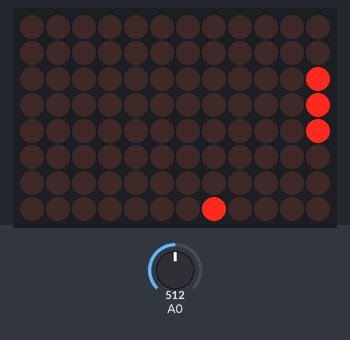
A sketch run on a simulated Arduino Uno R4 WiFi. Parts: 12×8 LED matrix. The inputs (shaded band) are chosen by the test bench; at power-on: A0 = 512.

Above: at 1.2 s.
1.3 s: A0 set to 802
At 1.65 s:
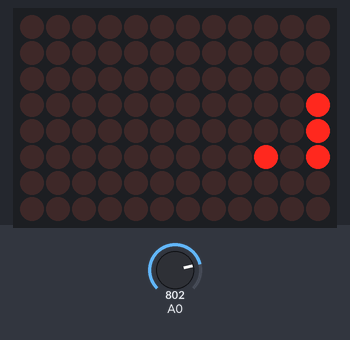
3.3 s: A0 set to 823
At 3.65 s:
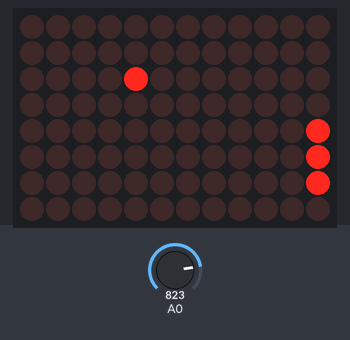
5.8 s: A0 set to 716
At 6.18 s:
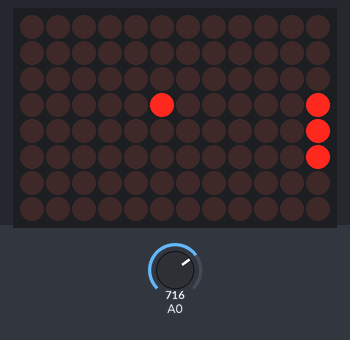
8.6 s: A0 set to 900
At 8.9 s:
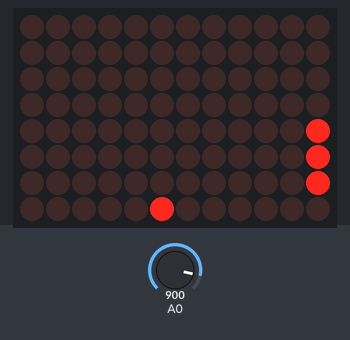
11.5 s: A0 set to 306
At 13.5 s:
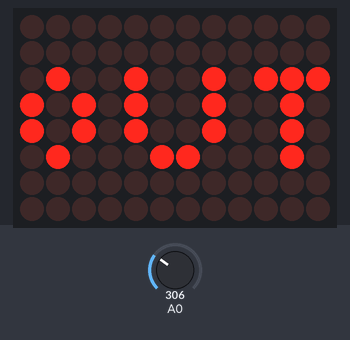
14.1 s: A0 set to 122
At 15.1 s:
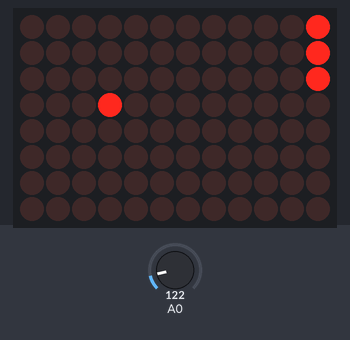

Measured:
- the behaviour switches between 815 and 816 on A0 (found by bisection; images 1 and 2)
- after the input at 1.3 s, the display: first differs from a run without the input after 0.21 s (image 1)
- after the input at 3.3 s, the display: changes after 0.21 s (image 2)
- after the input at 5.8 s, the display: changes after 0.25 s (image 3)
- after the input at 8.6 s, the display: changes after 0.18 s (image 4)
- after the input at 11.5 s, the display: first changes after 0.15 s (image 5 shows a later state)
- after the input at 14.1 s, the display: changes after 0.86 s (image 6)

The sketch:

build_in_led_matrix2.ino
```cpp
/**********************************************************************
  Filename    : LED_Matrix_Bounce_Game
  Description : LED Matrix Bounce Game
  Author      : www.freenove.com
  Modification: 2024/08/05
**********************************************************************/

#include "Arduino_LED_Matrix.h"

ArduinoLEDMatrix matrix;

void setup() {
  Serial.begin(115200);
  matrix.begin();
}

uint8_t frame[8][12] = {
  { 0, 0, 0, 0, 0, 0, 0, 0, 0, 0, 0, 0 },
  { 0, 0, 0, 0, 0, 0, 0, 0, 0, 0, 0, 0 },
  { 0, 0, 0, 0, 0, 0, 0, 0, 0, 0, 0, 0 },
  { 0, 0, 0, 0, 0, 0, 0, 0, 0, 0, 0, 0 },
  { 0, 0, 0, 0, 0, 0, 0, 0, 0, 0, 0, 0 },
  { 0, 0, 0, 0, 0, 0, 0, 0, 0, 0, 0, 0 },
  { 0, 0, 0, 0, 0, 0, 0, 0, 0, 0, 0, 0 },
  { 0, 0, 0, 0, 0, 0, 0, 0, 0, 0, 0, 0 }
};

uint8_t gameOverFrame[8][12] = {
  { 0, 0, 0, 0, 0, 0, 0, 0, 0, 0, 0, 0 },
  { 0, 0, 0, 0, 0, 0, 0, 0, 0, 0, 0, 0 },
  { 0, 1, 0, 0, 1, 0, 0, 1, 0, 1, 1, 1 },
  { 1, 0, 1, 0, 1, 0, 0, 1, 0, 0, 1, 0 },
  { 1, 0, 1, 0, 1, 0, 0, 1, 0, 0, 1, 0 },
  { 0, 1, 0, 0, 0, 1, 1, 0, 0, 0, 1, 0 },
  { 0, 0, 0, 0, 0, 0, 0, 0, 0, 0, 0, 0 },
  { 0, 0, 0, 0, 0, 0, 0, 0, 0, 0, 0, 0 }
};

int ballY = 4;             // Ball's initial vertical position
int ballX = 4;             // Ball's initial horizontal position
int ballSpeedY = 1;        // Vertical speed of the ball
int ballSpeedX = 1;        // Horizontal speed of the ball
int batCenter = 0;         // Bat's center position (controlled by analog input)
int gameSpeed = 300;       // Initial game speed (delay between frames)

void loop() {
  batCenter = analogRead(A0) / 204;  // Map analog input to bat's position

  // Draw the bat
  frame[batCenter][11] = 1;
  frame[batCenter + 1][11] = 1;
  frame[batCenter + 2][11] = 1;

  // Draw the ball
  frame[ballY][ballX] = 1;
  matrix.renderBitmap(frame, 8, 12);
  delay(gameSpeed);

  // Clear previous positions
  frame[batCenter][11] = 0;
  frame[batCenter + 1][11] = 0;
  frame[batCenter + 2][11] = 0;
  frame[ballY][ballX] = 0;
  matrix.renderBitmap(frame, 8, 12);
  delay(1);

  // Ball bounce logic (vertical and horizontal)
  if (ballY == 7 || ballY == 0) ballSpeedY = -ballSpeedY;
  if (ballX == 0) ballSpeedX = -ballSpeedX;

  // Ball hits bat detection
  if (ballX == 10) {  // Ball is in front of the bat
    int anticipatedY = (ballY + ballSpeedY);
    if (anticipatedY == batCenter || anticipatedY == batCenter + 1 || anticipatedY == batCenter + 2) {
      ballSpeedX = -ballSpeedX;  // Ball hits the bat, reverse direction
      gameSpeed -= 20;  // Speed up the game
    } else {
      // Game over
      matrix.renderBitmap(gameOverFrame, 8, 12);
      delay(2000);
      ballX = 4;  // Reset ball
      ballY = 4;
      ballSpeedX = -1;
      ballSpeedY = -1;
      gameSpeed = 300;  // Reset speed
    }
  }

  // Update ball's position
  ballY += ballSpeedY;
  ballX += ballSpeedX;
}
```
